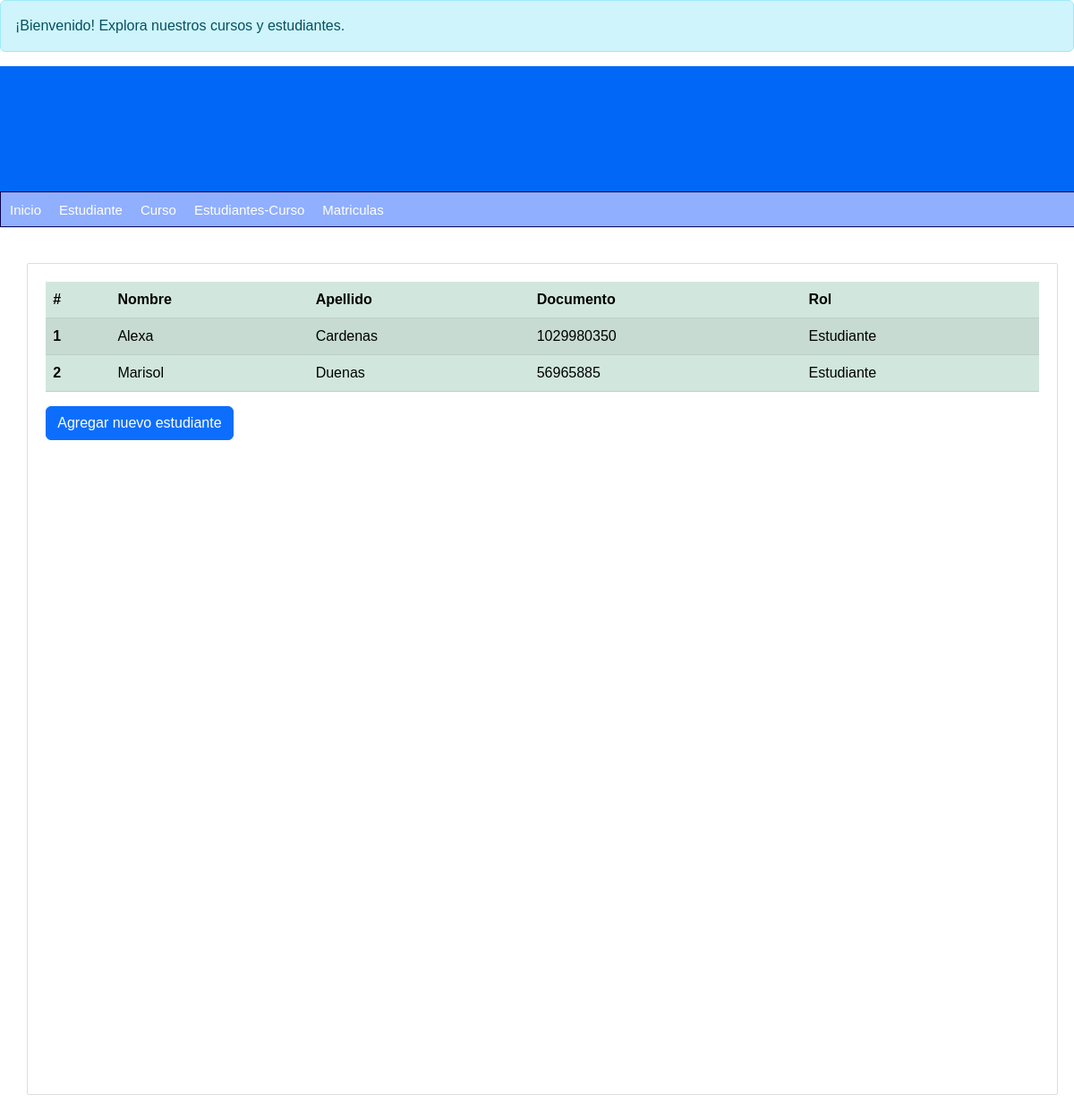
Page /lista-estudiantes/ on the earlier database version.
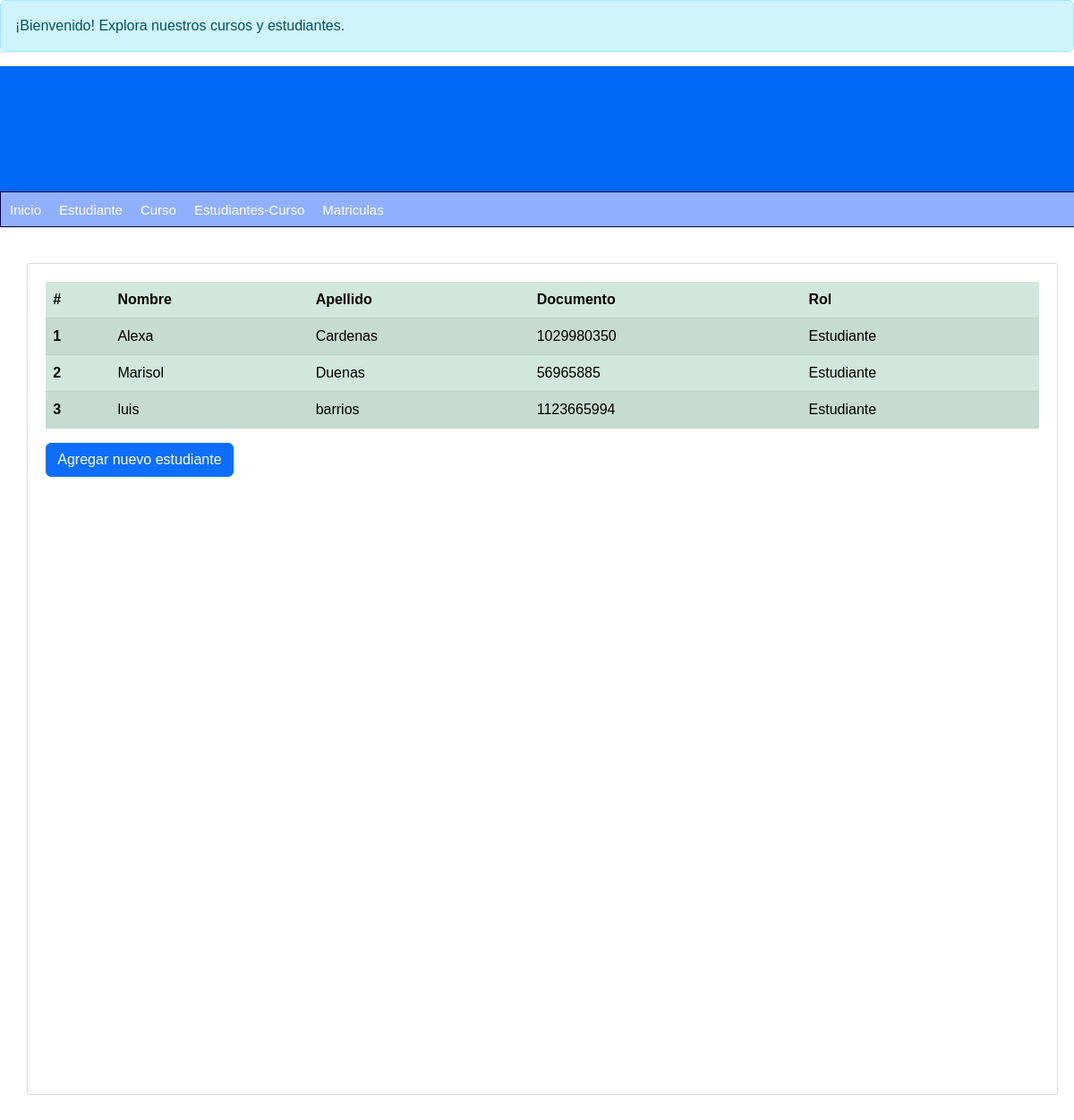
Same page on the later database version.
### persona/models.py (models this page shows, shortened)
class Persona(models.Model):
    nombre = models.CharField(max_length=100)
    apellidos = models.CharField(max_length=100)
    dni = models.CharField(max_length=10)
    telefono = models.CharField(max_length=10)
    email = models.EmailField()
    fecha_nacimiento = models.DateField()
    rol = models.CharField(max_length=20)
    create_at = models.DateTimeField(auto_now=True)
    class Meta:
        db_table = 'Persona'

### persona/views.py (the view)
# urls.py: path('lista-estudiantes/', get_estudiantes, name='lista-estudiantes'),
def get_estudiantes(request):
    estudiantes = Persona.objects.filter(rol='Estudiante')
    return render(request, 'lista-estudiantes.html',{
        'title': 'Lista de estudiantes ',
        'estudiantes': estudiantes
    })

### persona/templates/lista-estudiantes.html (shortened to what this page needs)
{% extends "index.html" %}
{% block content %}
<table class="table table-success table-striped">
   <thead>
     <tr>
       <th scope="col">#</th>
       <th scope="col">Nombre</th>
       <th scope="col">Apellido</th>
       <th scope="col">Documento</th>
       <th scope="col">Rol </th>
     </tr>
   </thead>
   <tbody>
     {% for estudiante in estudiantes %}
     <tr>
       <th scope="row">{{ forloop.counter }}</th>
       <td>{{ estudiante.nombre }}</td>
       <td>{{ estudiante.apellidos }}</td>
       <td>{{ estudiante.dni }}</td>
       <td>{{ estudiante.rol }}</td>
     </tr>
     {% empty %}
       <tr>
           <td colspan="6">No hay estudiantes registrados.</td>
       </tr>
     {% endfor %}
   </tbody>
</table>
<a href="{% url 'formulario_estudiante' %}" class="btn btn-primary">Agregar nuevo estudiante</a>
{% endblock %}

Differences in the rows shown:
added Persona: nombre "luis", apellidos "barrios", dni "1123665994", rol "Estudiante"
